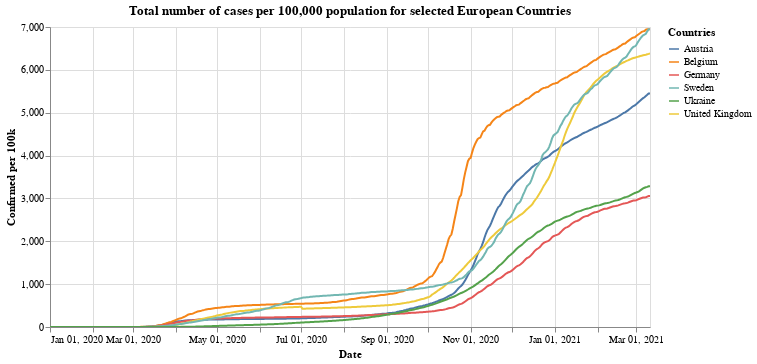

This figure's notebook cell:
### Markdown cell above
## Total cases per 100,000

### Code cell
#collapse

leg_selection = alt.selection_multi(fields=['id'], bind='legend')

alt.Chart(x_small).mark_line().encode(
    x=alt.X("yearmonthdate(date):T", axis=alt.Axis(title='Date')),
    y=alt.Y("confirmed_per:Q", axis=alt.Axis(title='Confirmed per 100k')),
    tooltip='id',
    color=alt.Color('id', legend=alt.Legend(title="Countries")),
    opacity=alt.condition(leg_selection, alt.value(1), alt.value(0.2))
).add_selection(leg_selection).properties(title='Total number of cases per 100,000 population for selected European Countries', width=600).interactive()

### Figure 1 — Vega-Lite specification as saved in the notebook (floating-point values rounded to 4 significant figures; data arrays with more than 128 entries replaced by an {"elided": "..."} marker saying what was removed)
{"config": {"view": {"continuousWidth": 400, "continuousHeight": 300}}, "data": {"name": "data-f435da1a552183ac07e4a075488ee08c"}, "mark": "line", "encoding": {"color": {"type": "nominal", "field": "id", "legend": {"title": "Countries"}}, "opacity": {"condition": {"value": 1, "selection": "selector001"}, "value": 0.2}, "tooltip": {"type": "nominal", "field": "id"}, "x": {"type": "temporal", "axis": {"title": "Date"}, "field": "date", "timeUnit": "yearmonthdate"}, "y": {"type": "quantitative", "axis": {"title": "Confirmed per 100k"}, "field": "confirmed_per"}}, "selection": {"selector001": {"type": "multi", "fields": ["id"], "bind": "legend"}, "selector002": {"type": "interval", "bind": "scales", "encodings": ["x", "y"]}}, "title": "Total number of cases per 100,000 population for selected European Countries", "width": 600, "$schema": "https://vega.github.io/schema/vega-lite/v4.8.1.json", "datasets": {"data-f435da1a552183ac07e4a075488ee08c": {"elided": "2616 records"}}}
